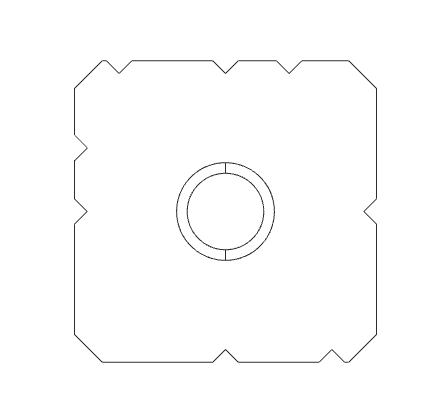
#> input picture Operator/flange kante top.PNG, 435 x 404 px, given as the content of the folder /Bildsatz/TestGF_1/TestGF_anJialiang/Bilder_GF/FOUP/rotation, which was not available
$ python circleDetectionTest.py
#> lines starting #> are read from the running program, lines starting #| are printed output that depends on the picture; after the words box and inside, x2 and y2 are one past the last pixel; in counts of white or black regions, pixels touching at a corner belong together; pictures that were not available may be replaced by others from this repository, and a replacement may not be noted
import cv2
import numpy as np
import matplotlib.pyplot as plt
import glob
from skimage import exposure

def templateMatchingCircleDetection(template,img_edge,img_name):

	#template = cv2.imread('circleTemplate.png')

	template_gamma = exposure.adjust_gamma(template,0.35)
	template_filtered = cv2.bilateralFilter(template_gamma, 7, 75, 75)
	template_edge = cv2.Canny(template_filtered, 25,38, 3)

	# [4 lines of commented-out code are left out]

	w,h = template_edge.shape[0:2][::-1]
	res = cv2.matchTemplate(img_edge,template_edge,cv2.TM_CCOEFF_NORMED)

	min_val, max_val, min_loc, max_loc = cv2.minMaxLoc(res)
	top_left = max_loc
	bottom_right = (top_left[0] + w, top_left[1] + h)
	cv2.rectangle(img_edge, top_left, bottom_right, 255, 2)

	plt.figure(img_name)
	#plt.subplot(121), plt.imshow(res, cmap='gray')
	#plt.title('Matching Result'), plt.xticks([]), plt.yticks([])
	#plt.subplot(122), \
	plt.imshow(img_edge, cmap='gray')
	plt.title('Detected Point')
	plt.show()

	middle_y = top_left[1]+h/2
	middle_x = top_left[0]+w/2
	window_radius = max(w/2,h/2)

	return middle_x,middle_y,window_radius

def loadTemplate(file_name_set):
	templates = {}
	corner_list = sorted(glob.glob(file_name_set))

	for img_name in corner_list:
		temp_name = img_name.split('\\')[-1].split('.')[-2]
		img = cv2.imread(img_name)
#> img is the input picture: shape (404, 435, 3); min 46, max 255, mean 252.9
		single_template = dict(zip([temp_name], [img]))
#> single_template = 1 item
		templates.update(single_template)

	return templates

file_name_set = 'D:/Diplomarbeit/Bildsatz/TestGF_1/TestGF_anJialiang/Bilder_GF/FOUP/rotation/'+ '*.png'

img_set = loadTemplate(file_name_set)
#> img_set = 1 item
template = cv2.imread('D:/Computer Vision/Operator/SIFT/circleTemplate.png')
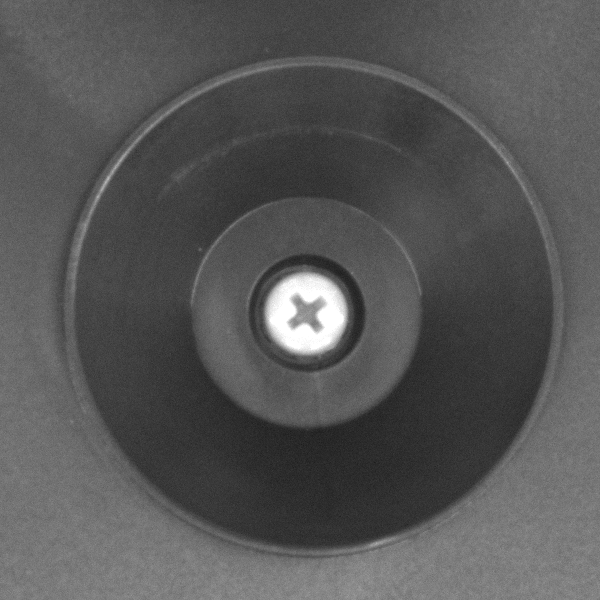
#> input picture Operator/circleTemplate.png, 600 x 600 px, found by its file name
#> template is the input picture: shape (600, 600, 3); min 28, max 255, mean 86.2

for img_name in img_set:

	img = img_set[img_name]
	img_gray = cv2.cvtColor(img,cv2.COLOR_BGR2GRAY)
	img_gray_gamma = exposure.adjust_gamma(img_gray,0.35)
	img_edge = cv2.Canny(cv2.bilateralFilter(img_gray_gamma,7,75,75),25,34)

	templateMatchingCircleDetection(template,img_edge,img_name)
#> this loop made 1 pass
#> (w in templateMatchingCircleDetection, h in templateMatchingCircleDetection, min_val in templateMatchingCircleDetection, max_val in templateMatchingCircleDetection, min_loc in templateMatchingCircleDetection, top_left in templateMatchingCircleDetection, bottom_right in templateMatchingCircleDetection, middle_y in templateMatchingCircleDetection) on pass 1: (600, 600, -0.0145, 0.0368, (165, 175), (78, 103), (678, 703), 403)
#> pass 1, `img_edge = cv2.Canny(cv2.bilateralFilter(img_gray_gamma,7,75,75),25,34)`:
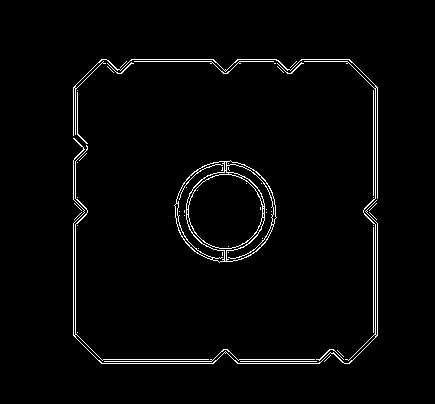
#> img_edge: shape (404, 435); 2.3% white in thin lines or dots, all inside (x1, y1, x2, y2) = (73, 59, 378, 364)
#> pass 1, in templateMatchingCircleDetection, `template_gamma = exposure.adjust_gamma(template,0.35)`:
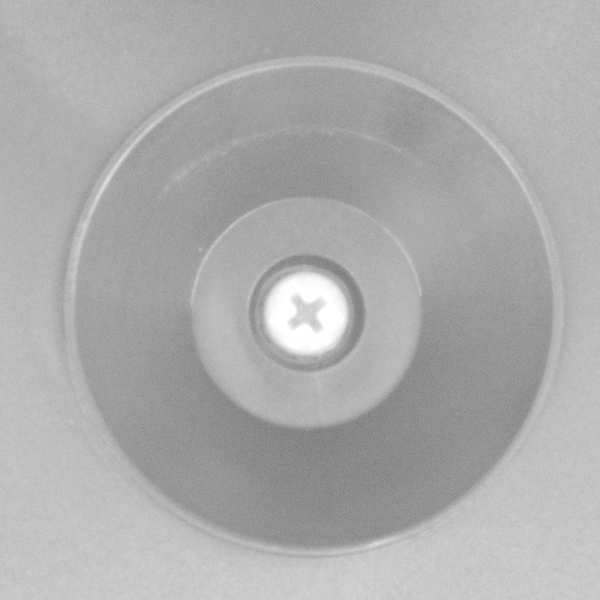
#> template_gamma: shape (600, 600, 3); min 118, max 255, mean 172.3
#> pass 1, in templateMatchingCircleDetection, `plt.show()`:
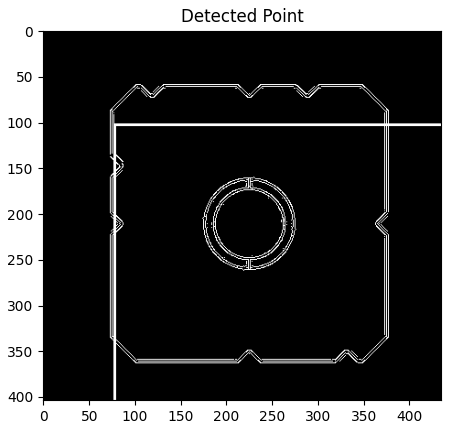
#> figure drawn by matplotlib, 1 panel

plt.show()

cv2.waitKey(1)
